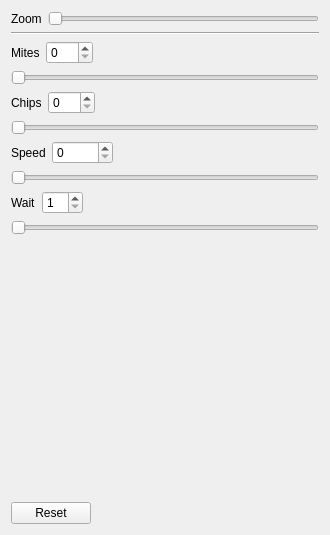
<ui version="4.0" >
 <class>MitesControls</class>
 <widget class="QWidget" name="MitesControls" >
  <property name="geometry" >
   <rect>
    <x>0</x>
    <y>0</y>
    <width>330</width>
    <height>535</height>
   </rect>
  </property>
  <property name="windowTitle" >
   <string>Controls</string>
  </property>
  <layout class="QVBoxLayout" name="verticalLayout" >
   <item>
    <layout class="QHBoxLayout" name="horizontalLayout_6" >
     <item>
      <widget class="QLabel" name="label_5" >
       <property name="text" >
        <string>Zoom</string>
       </property>
      </widget>
     </item>
     <item>
      <widget class="QSlider" name="ZoomSlider" >
       <property name="orientation" >
        <enum>Qt::Horizontal</enum>
       </property>
      </widget>
     </item>
    </layout>
   </item>
   <item>
    <widget class="Line" name="line" >
     <property name="orientation" >
      <enum>Qt::Horizontal</enum>
     </property>
    </widget>
   </item>
   <item>
    <layout class="QHBoxLayout" name="horizontalLayout" >
     <item>
      <widget class="QLabel" name="label" >
       <property name="text" >
        <string>Mites</string>
       </property>
      </widget>
     </item>
     <item>
      <widget class="QSpinBox" name="MitesSpinBox" >
       <property name="maximum" >
        <number>200</number>
       </property>
      </widget>
     </item>
     <item>
      <spacer name="horizontalSpacer" >
       <property name="orientation" >
        <enum>Qt::Horizontal</enum>
       </property>
       <property name="sizeHint" stdset="0" >
        <size>
         <width>40</width>
         <height>20</height>
        </size>
       </property>
      </spacer>
     </item>
    </layout>
   </item>
   <item>
    <widget class="QSlider" name="MitesSlider" >
     <property name="maximum" >
      <number>200</number>
     </property>
     <property name="orientation" >
      <enum>Qt::Horizontal</enum>
     </property>
    </widget>
   </item>
   <item>
    <layout class="QHBoxLayout" name="horizontalLayout_2" >
     <item>
      <widget class="QLabel" name="label_2" >
       <property name="text" >
        <string>Chips</string>
       </property>
      </widget>
     </item>
     <item>
      <widget class="QSpinBox" name="ChipsSpinBox" >
       <property name="maximum" >
        <number>200</number>
       </property>
      </widget>
     </item>
     <item>
      <spacer name="horizontalSpacer_2" >
       <property name="orientation" >
        <enum>Qt::Horizontal</enum>
       </property>
       <property name="sizeHint" stdset="0" >
        <size>
         <width>40</width>
         <height>20</height>
        </size>
       </property>
      </spacer>
     </item>
    </layout>
   </item>
   <item>
    <widget class="QSlider" name="ChipsSlider" >
     <property name="maximum" >
      <number>200</number>
     </property>
     <property name="orientation" >
      <enum>Qt::Horizontal</enum>
     </property>
    </widget>
   </item>
   <item>
    <layout class="QHBoxLayout" name="horizontalLayout_3" >
     <item>
      <widget class="QLabel" name="label_3" >
       <property name="text" >
        <string>Speed</string>
       </property>
      </widget>
     </item>
     <item>
      <widget class="QSpinBox" name="SpeedSpinBox" >
       <property name="maximum" >
        <number>10000</number>
       </property>
      </widget>
     </item>
     <item>
      <spacer name="horizontalSpacer_3" >
       <property name="orientation" >
        <enum>Qt::Horizontal</enum>
       </property>
       <property name="sizeHint" stdset="0" >
        <size>
         <width>40</width>
         <height>20</height>
        </size>
       </property>
      </spacer>
     </item>
    </layout>
   </item>
   <item>
    <widget class="QSlider" name="SpeedSlider" >
     <property name="maximum" >
      <number>10000</number>
     </property>
     <property name="orientation" >
      <enum>Qt::Horizontal</enum>
     </property>
    </widget>
   </item>
   <item>
    <layout class="QHBoxLayout" name="horizontalLayout_4" >
     <item>
      <widget class="QLabel" name="label_4" >
       <property name="text" >
        <string>Wait</string>
       </property>
      </widget>
     </item>
     <item>
      <widget class="QSpinBox" name="WaitSpinBox" >
     <property name="minimum" >
      <number>1</number>
     </property>
       <property name="maximum" >
        <number>10</number>
       </property>
      </widget>
     </item>
     <item>
      <spacer name="horizontalSpacer_4" >
       <property name="orientation" >
        <enum>Qt::Horizontal</enum>
       </property>
       <property name="sizeHint" stdset="0" >
        <size>
         <width>40</width>
         <height>20</height>
        </size>
       </property>
      </spacer>
     </item>
    </layout>
   </item>
   <item>
    <widget class="QSlider" name="WaitSlider" >
     <property name="minimum" >
      <number>1</number>
     </property>
     <property name="maximum" >
      <number>10</number>
     </property>
     <property name="orientation" >
      <enum>Qt::Horizontal</enum>
     </property>
    </widget>
   </item>
   <item>
    <spacer name="verticalSpacer" >
     <property name="orientation" >
      <enum>Qt::Vertical</enum>
     </property>
     <property name="sizeHint" stdset="0" >
      <size>
       <width>17</width>
       <height>242</height>
      </size>
     </property>
    </spacer>
   </item>
   <item>
    <layout class="QHBoxLayout" name="horizontalLayout_5" >
     <item>
      <widget class="QPushButton" name="ResetButton" >
       <property name="text" >
        <string>Reset</string>
       </property>
      </widget>
     </item>
     <item>
      <spacer name="horizontalSpacer_5" >
       <property name="orientation" >
        <enum>Qt::Horizontal</enum>
       </property>
       <property name="sizeHint" stdset="0" >
        <size>
         <width>40</width>
         <height>20</height>
        </size>
       </property>
      </spacer>
     </item>
    </layout>
   </item>
  </layout>
 </widget>
 <tabstops>
  <tabstop>MitesSpinBox</tabstop>
  <tabstop>MitesSlider</tabstop>
  <tabstop>ChipsSpinBox</tabstop>
  <tabstop>ChipsSlider</tabstop>
  <tabstop>SpeedSpinBox</tabstop>
  <tabstop>SpeedSlider</tabstop>
  <tabstop>WaitSpinBox</tabstop>
  <tabstop>WaitSlider</tabstop>
  <tabstop>ResetButton</tabstop>
 </tabstops>
 <resources/>
 <connections>
  <connection>
   <sender>MitesSlider</sender>
   <signal>valueChanged(int)</signal>
   <receiver>MitesSpinBox</receiver>
   <slot>setValue(int)</slot>
   <hints>
    <hint type="sourcelabel" >
     <x>87</x>
     <y>65</y>
    </hint>
    <hint type="destinationlabel" >
     <x>86</x>
     <y>34</y>
    </hint>
   </hints>
  </connection>
  <connection>
   <sender>MitesSpinBox</sender>
   <signal>valueChanged(int)</signal>
   <receiver>MitesSlider</receiver>
   <slot>setValue(int)</slot>
   <hints>
    <hint type="sourcelabel" >
     <x>70</x>
     <y>28</y>
    </hint>
    <hint type="destinationlabel" >
     <x>63</x>
     <y>70</y>
    </hint>
   </hints>
  </connection>
  <connection>
   <sender>ChipsSpinBox</sender>
   <signal>valueChanged(int)</signal>
   <receiver>ChipsSlider</receiver>
   <slot>setValue(int)</slot>
   <hints>
    <hint type="sourcelabel" >
     <x>114</x>
     <y>106</y>
    </hint>
    <hint type="destinationlabel" >
     <x>75</x>
     <y>135</y>
    </hint>
   </hints>
  </connection>
  <connection>
   <sender>ChipsSlider</sender>
   <signal>valueChanged(int)</signal>
   <receiver>ChipsSpinBox</receiver>
   <slot>setValue(int)</slot>
   <hints>
    <hint type="sourcelabel" >
     <x>108</x>
     <y>131</y>
    </hint>
    <hint type="destinationlabel" >
     <x>110</x>
     <y>110</y>
    </hint>
   </hints>
  </connection>
  <connection>
   <sender>SpeedSpinBox</sender>
   <signal>valueChanged(int)</signal>
   <receiver>SpeedSlider</receiver>
   <slot>setValue(int)</slot>
   <hints>
    <hint type="sourcelabel" >
     <x>94</x>
     <y>185</y>
    </hint>
    <hint type="destinationlabel" >
     <x>64</x>
     <y>208</y>
    </hint>
   </hints>
  </connection>
  <connection>
   <sender>SpeedSlider</sender>
   <signal>valueChanged(int)</signal>
   <receiver>SpeedSpinBox</receiver>
   <slot>setValue(int)</slot>
   <hints>
    <hint type="sourcelabel" >
     <x>134</x>
     <y>205</y>
    </hint>
    <hint type="destinationlabel" >
     <x>75</x>
     <y>172</y>
    </hint>
   </hints>
  </connection>
  <connection>
   <sender>WaitSpinBox</sender>
   <signal>valueChanged(int)</signal>
   <receiver>WaitSlider</receiver>
   <slot>setValue(int)</slot>
   <hints>
    <hint type="sourcelabel" >
     <x>84</x>
     <y>259</y>
    </hint>
    <hint type="destinationlabel" >
     <x>99</x>
     <y>283</y>
    </hint>
   </hints>
  </connection>
  <connection>
   <sender>WaitSlider</sender>
   <signal>valueChanged(int)</signal>
   <receiver>WaitSpinBox</receiver>
   <slot>setValue(int)</slot>
   <hints>
    <hint type="sourcelabel" >
     <x>160</x>
     <y>281</y>
    </hint>
    <hint type="destinationlabel" >
     <x>98</x>
     <y>257</y>
    </hint>
   </hints>
  </connection>
 </connections>
</ui>
